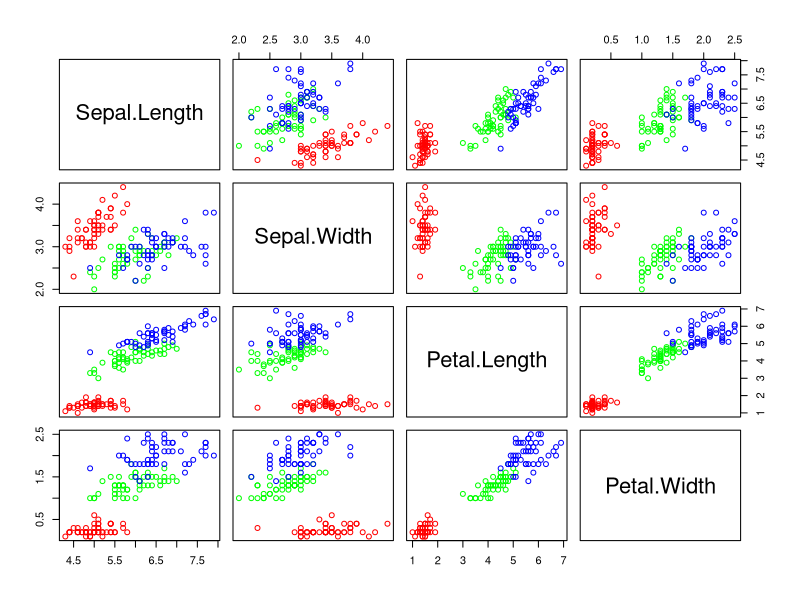

R code for this plot:
## ---- chunk 1
data(iris)
head(iris)
with(iris, cov(Sepal.Length, Petal.Length))
r <- with(iris, cor(Sepal.Length, Petal.Length))
print(r)
plot(iris[,-5], col=rainbow(3)[as.numeric(iris[,5])])
cov(iris[,-5])
cor(iris[,-5])
## ---- chunk 2
Ztrans <- function(r) 1/2 * log((1+r)/(1-r))
zr <- Ztrans(r)
n <- nrow(iris)
zr.sd <- 1/sqrt(n-3)
## p-value:
pnorm(r, mean=0, sd=zr.sd, lower.tail=FALSE)
## ---- chunk 3
revZ <- function(z) (exp(2*z)-1)/(exp(2*z)+1) 
lwzr <- zr - 1.96 * zr.sd
upzr <- zr + 1.96 * zr.sd
lwr <- revZ(lwzr)
upr <- revZ(upzr)
msg <- paste("95% confidence interval [", round(lwr,3), ", ", round(upr,3), "]", sep="")
print(msg)
